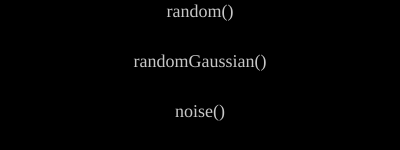
Frame 1 (no input)
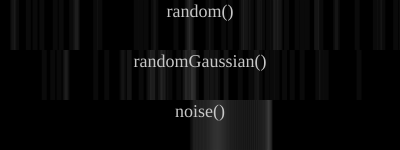
Frame 60 (no input)
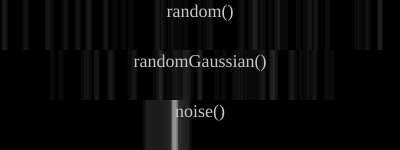
Frame 120 (the mouse pressed at the canvas centre since frame 60)

The p5.js sketch that drew these frames (run headless with seeded random() and noise() and a simulated clock; from frame 60 on, the mouse is pressed at the canvas centre):

// p5.js sketch
// ── sketch.js
function setup() {
  createCanvas(400, 150);
  background(255);
  textAlign(CENTER,CENTER)
  bg = createGraphics(width,height);
  bg.background(0);
  img = createGraphics(width,height);
  img.textFont('consolas')
  img.fill(200)
  img.strokeWeight(2)
  
  img.textAlign(CENTER,CENTER);
  img.textSize(18)
  img.text('random()',width/2,height/12);
  img.text('randomGaussian()',width/2,height/3+height/12);
  img.text('noise()',width/2,height*2/3+height/12);
}

function draw() {
  background(255);
  image(bg,0,0);
  image(img,0,0)
  
  bg.background(0,1);
  let gauss = randomGaussian(200,80); //noise(frameCount*0.005)*width;
  bg.noStroke();
  bg.fill(255,10);
  bg.rect(gauss,height/3,5,height/3);
  let r = random(width);
  bg.rect(r,0,5,height/3);
  
  let n = noise(frameCount*0.005)*width;
  bg.rect(n,height*2/3,5,height/3)
  
  fill(0)
  
  if(frameCount%1500==0)
    {
      bg.background(0);
    }
  
}

function mousePressed(){
  bg.background(0);
}
